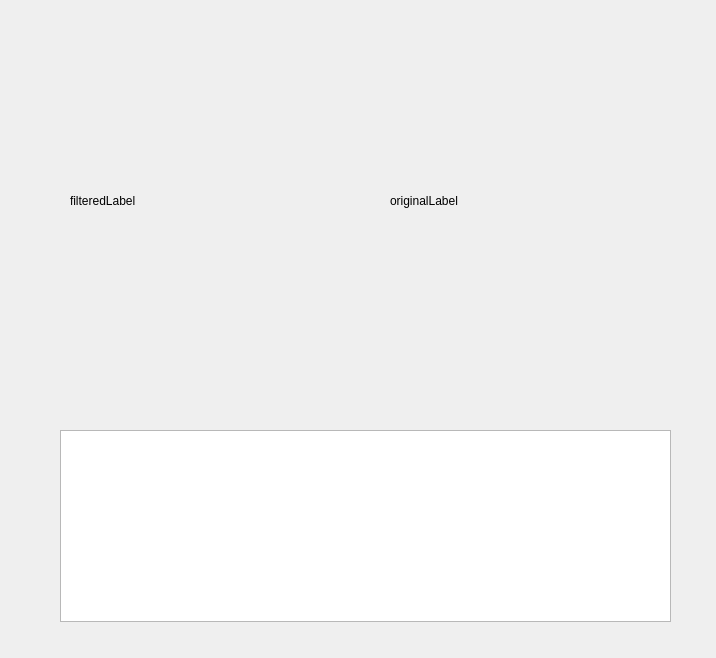
<?xml version="1.0" encoding="UTF-8"?>
<ui version="4.0">
 <class>LoadPluginClass</class>
 <widget class="QMainWindow" name="LoadPluginClass">
  <property name="geometry">
   <rect>
    <x>0</x>
    <y>0</y>
    <width>716</width>
    <height>658</height>
   </rect>
  </property>
  <property name="windowTitle">
   <string>LoadPlugin</string>
  </property>
  <widget class="QWidget" name="centralWidget">
   <widget class="QListWidget" name="filterList">
    <property name="geometry">
     <rect>
      <x>60</x>
      <y>430</y>
      <width>611</width>
      <height>192</height>
     </rect>
    </property>
   </widget>
   <widget class="QLabel" name="filteredLabel">
    <property name="geometry">
     <rect>
      <x>70</x>
      <y>40</y>
      <width>231</width>
      <height>321</height>
     </rect>
    </property>
    <property name="text">
     <string>filteredLabel</string>
    </property>
   </widget>
   <widget class="QLabel" name="originalLabel">
    <property name="geometry">
     <rect>
      <x>390</x>
      <y>40</y>
      <width>261</width>
      <height>321</height>
     </rect>
    </property>
    <property name="text">
     <string>originalLabel</string>
    </property>
   </widget>
  </widget>
 </widget>
 <layoutdefault spacing="6" margin="11"/>
 <resources>
  <include location="loadplugin.qrc"/>
 </resources>
 <connections/>
</ui>
